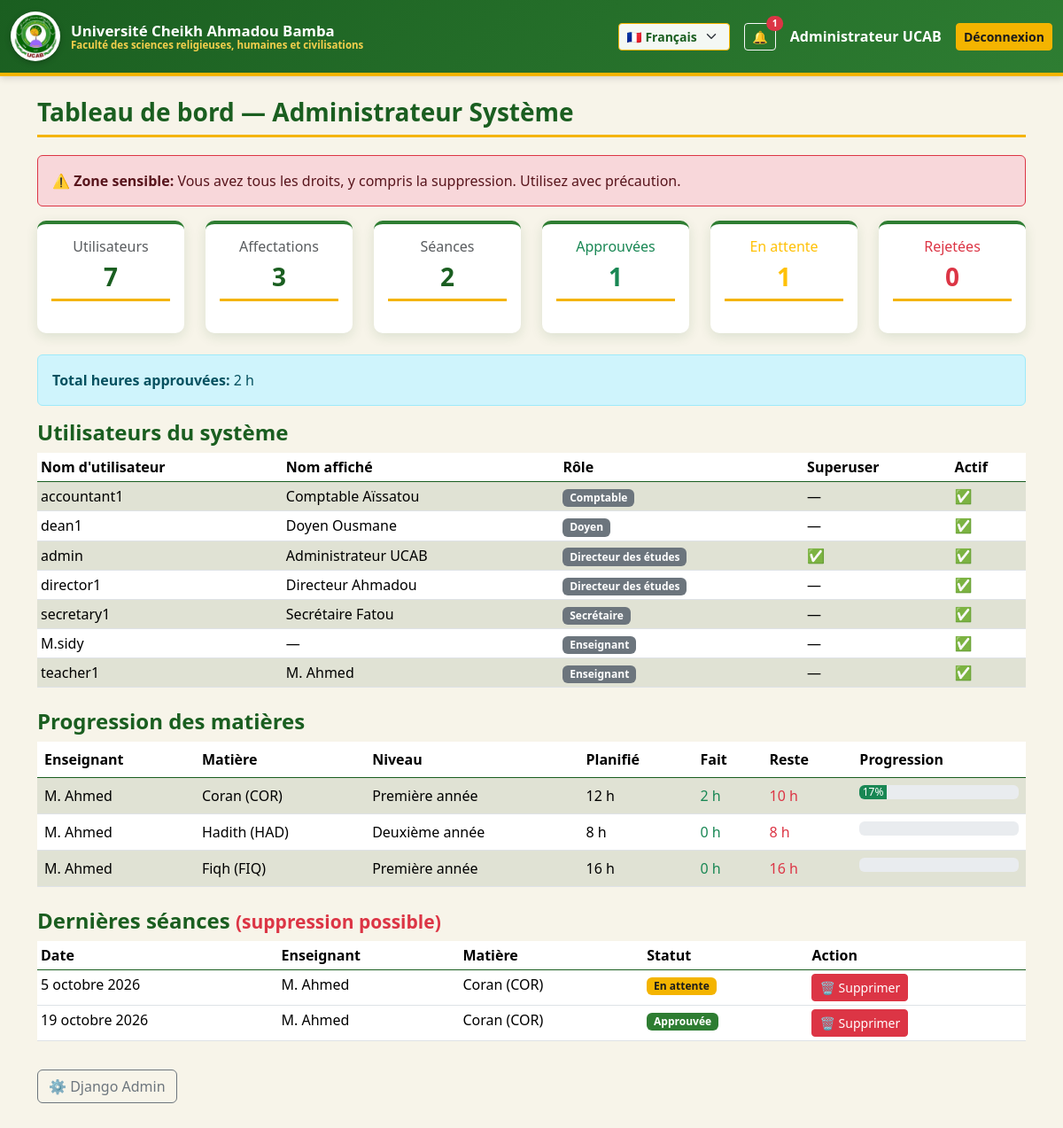
Screenshot of /admin-panel/ (signed in) with the database file from the repository.
### accounts/models.py (models this page shows, shortened)
class User(AbstractUser):
    class Role(models.TextChoices):
        TEACHER    = "teacher",    _("Enseignant")
        SECRETARY  = "secretary",  _("Secrétaire")
        DIRECTOR   = "director",   _("Directeur des études")
        DEAN       = "dean",       _("Doyen")
        ACCOUNTANT = "accountant", _("Comptable")
    role = models.CharField(_("Rôle"), max_length=20,
                            choices=Role.choices, default=Role.TEACHER)
    display_name_fr = models.CharField(_("Nom en français"), max_length=150, blank=True)
    display_name_ar = models.CharField(_("الاسم بالعربية"), max_length=150, blank=True)
    class Meta:
        verbose_name = _("Utilisateur")
        verbose_name_plural = _("Utilisateurs")
    def __str__(self):
        return self.display_name_fr or self.get_full_name() or self.username

### academics/models.py (models this page shows, shortened)
class TeachingAssignment(models.Model):
    class Weekday(models.IntegerChoices):
        MONDAY    = 0, _("Lundi")
        TUESDAY   = 1, _("Mardi")
        WEDNESDAY = 2, _("Mercredi")
        THURSDAY  = 3, _("Jeudi")
        FRIDAY    = 4, _("Vendredi")
        SATURDAY  = 5, _("Samedi")
    teacher = models.ForeignKey(
        settings.AUTH_USER_MODEL, on_delete=models.PROTECT,
        limit_choices_to={"role": "teacher"},
        related_name="assignments", verbose_name=_("Enseignant"),
    )
    subject = models.ForeignKey(Subject, on_delete=models.PROTECT, verbose_name=_("Matière"))
    level   = models.ForeignKey(Level,   on_delete=models.PROTECT, verbose_name=_("Niveau"))
    weekday = models.PositiveSmallIntegerField(_("Jour"), choices=Weekday.choices)
    start_time = models.TimeField(_("Heure de début"))
    duration_hours = models.PositiveSmallIntegerField(_("Durée (heures)"), default=2)
    planned_sessions = models.PositiveIntegerField(
        _("Nombre de séances prévues"), default=0,
        help_text=_("Nombre total de séances prévues pour cette matière."),
    )
    created_by = models.ForeignKey(
        settings.AUTH_USER_MODEL, on_delete=models.SET_NULL,
        null=True, blank=True, related_name="created_assignments",
        verbose_name=_("Créé par"),
    )
    created_at = models.DateTimeField(auto_now_add=True)
    class Meta:
        verbose_name = _("Affectation")
        verbose_name_plural = _("Affectations")
        constraints = [
            models.UniqueConstraint(
                fields=["teacher", "subject", "level", "weekday", "start_time"],
                name="uniq_assignment_slot",
            )
        ]
    @property
    def planned_hours(self):
        return self.planned_sessions * self.duration_hours
    @property
    def completed_sessions(self):
        return self.sessions.filter(status=Session.Status.APPROVED).count()
    @property
    def completed_hours(self):
        return self.completed_sessions * self.duration_hours
    @property
    def remaining_hours(self):
        return max(0, self.planned_hours - self.completed_hours)
    @property
    def progress_percent(self):
        if self.planned_sessions == 0:
            return 0
        return round(100 * self.completed_sessions / self.planned_sessions)

class Subject(models.Model):
    name_fr = models.CharField(_("Nom (français)"), max_length=150)
    name_ar = models.CharField(_("الاسم بالعربية"), max_length=150)
    code    = models.CharField(_("Code"), max_length=20, unique=True)
    class Meta:
        verbose_name = _("Matière")
        verbose_name_plural = _("Matières")
    def __str__(self):
        return f"{self.name_fr} ({self.code})"

class Level(models.Model):
    name_fr = models.CharField(_("Nom (français)"), max_length=100, unique=True)
    name_ar = models.CharField(_("الاسم بالعربية"), max_length=100, unique=True)
    order   = models.PositiveIntegerField(_("Ordre"), default=0)
    class Meta:
        ordering = ["order", "name_fr"]
        verbose_name = _("Niveau")
        verbose_name_plural = _("Niveaux")
    def __str__(self):
        return self.name_fr

class Session(models.Model):
    class Status(models.TextChoices):
        DRAFT     = "draft",     _("Brouillon")
        SUBMITTED = "submitted", _("En attente de validation")
        APPROVED  = "approved",  _("Approuvée")
        REJECTED  = "rejected",  _("Rejetée")
    assignment = models.ForeignKey(
        TeachingAssignment, on_delete=models.PROTECT,
        related_name="sessions", verbose_name=_("Affectation"),
    )
    date  = models.DateField(_("Date de la séance"), default=timezone.localdate)
    topic = models.CharField(_("Sujet étudié"), max_length=255)
    notes = models.TextField(_("Remarques"), blank=True)
    teacher = models.ForeignKey(settings.AUTH_USER_MODEL, on_delete=models.PROTECT,
                                related_name="sessions")
    subject = models.ForeignKey(Subject, on_delete=models.PROTECT, related_name="sessions")
    level   = models.ForeignKey(Level,   on_delete=models.PROTECT, related_name="sessions")
    weekday = models.PositiveSmallIntegerField(_("Jour"))
    start_time = models.TimeField(_("Heure de début"))
    duration_hours = models.PositiveSmallIntegerField(_("Heures"), default=2)
    status = models.CharField(
        _("Statut"), max_length=20,
        choices=Status.choices, default=Status.DRAFT,
    )
    submitted_at = models.DateTimeField(_("Envoyée à"), null=True, blank=True)
    reviewed_at  = models.DateTimeField(_("Révisée à"), null=True, blank=True)
    reviewed_by  = models.ForeignKey(
        settings.AUTH_USER_MODEL, on_delete=models.SET_NULL,
        null=True, blank=True, related_name="reviewed_sessions",
        verbose_name=_("Révisée par"),
    )
    rejection_reason = models.TextField(_("Motif de rejet"), blank=True)
    created_at = models.DateTimeField(auto_now_add=True)
    updated_at = models.DateTimeField(auto_now=True)
    last_edited_by = models.ForeignKey(
        settings.AUTH_USER_MODEL, on_delete=models.SET_NULL,
        null=True, blank=True, related_name="edited_sessions",
        verbose_name=_("Dernière modification par"),
    )
    locked_at  = models.DateTimeField(_("Verrouillé à"), null=True, blank=True)
    class Meta:
        ordering = ["-date", "-start_time"]
        verbose_name = _("Séance")
        verbose_name_plural = _("Séances")
        indexes = [
            models.Index(fields=["teacher", "date"]),
            models.Index(fields=["level", "date"]),
            models.Index(fields=["status"]),
        ]

### academics/views.py (the view)
# urls.py: path("admin-panel/", views.admin_dashboard, name="admin_dashboard"),
@login_required
def admin_dashboard(request):
    if not request.user.is_superuser:
        raise PermissionDenied(_("Page réservée à l'administrateur système."))
    from django.contrib.auth import get_user_model
    User = get_user_model()
    total_users = User.objects.count()
    total_assignments = TeachingAssignment.objects.count()
    total_sessions = Session.objects.count()
    total_approved = Session.objects.filter(status=Session.Status.APPROVED).count()
    total_pending = Session.objects.filter(status=Session.Status.SUBMITTED).count()
    total_rejected = Session.objects.filter(status=Session.Status.REJECTED).count()
    total_hours = (Session.objects
                   .filter(status=Session.Status.APPROVED)
                   .aggregate(total=Sum("duration_hours"))["total"] or 0)
    assignments_progress = []
    for a in TeachingAssignment.objects.select_related("teacher", "subject", "level"):
        assignments_progress.append({
            "assignment": a,
            "planned": a.planned_hours,
            "done": a.completed_hours,
            "remaining": a.remaining_hours,
            "percent": a.progress_percent,
        })
    recent = (Session.objects
              .select_related("teacher", "subject", "level")
              .order_by("-created_at")[:20])
    users_list = User.objects.all().order_by("role", "username")
    return render(request, "academics/admin_dashboard.html", {
        "total_users": total_users,
        "total_assignments": total_assignments,
        "total_sessions": total_sessions,
        "total_approved": total_approved,
        "total_pending": total_pending,
        "total_rejected": total_rejected,
        "total_hours": total_hours,
        "assignments_progress": assignments_progress,
        "recent": recent,
        "users_list": users_list,
    })

### templates/academics/admin_dashboard.html (shortened to what this page needs)
{% extends "base.html" %}
{% load i18n %}
{% block content %}
<h3>{% trans "Tableau de bord — Administrateur Système" %}</h3>
<div class="alert alert-danger">
  <strong>⚠️ {% trans "Zone sensible" %}:</strong>
  {% trans "Vous avez tous les droits, y compris la suppression. Utilisez avec précaution." %}
</div>
<div class="row mb-4">
  <div class="col-md-2"><div class="card text-center"><div class="card-body">
    <h6 class="text-muted">{% trans "Utilisateurs" %}</h6>
    <h3>{{ total_users }}</h3>
  </div></div></div>
  <div class="col-md-2"><div class="card text-center"><div class="card-body">
    <h6 class="text-muted">{% trans "Affectations" %}</h6>
    <h3>{{ total_assignments }}</h3>
  </div></div></div>
  <div class="col-md-2"><div class="card text-center"><div class="card-body">
    <h6 class="text-muted">{% trans "Séances" %}</h6>
    <h3>{{ total_sessions }}</h3>
  </div></div></div>
  <div class="col-md-2"><div class="card text-center"><div class="card-body">
    <h6 class="text-success">{% trans "Approuvées" %}</h6>
    <h3 class="text-success">{{ total_approved }}</h3>
  </div></div></div>
  <div class="col-md-2"><div class="card text-center"><div class="card-body">
    <h6 class="text-warning">{% trans "En attente" %}</h6>
    <h3 class="text-warning">{{ total_pending }}</h3>
  </div></div></div>
  <div class="col-md-2"><div class="card text-center"><div class="card-body">
    <h6 class="text-danger">{% trans "Rejetées" %}</h6>
    <h3 class="text-danger">{{ total_rejected }}</h3>
  </div></div></div>
</div>
<div class="alert alert-info">
  <strong>{% trans "Total heures approuvées" %}:</strong> {{ total_hours }} h
</div>
<h4>{% trans "Utilisateurs du système" %}</h4>
<table class="table table-sm table-striped">
  <thead><tr>
    <th>{% trans "Nom d'utilisateur" %}</th>
    <th>{% trans "Nom affiché" %}</th>
    <th>{% trans "Rôle" %}</th>
    <th>{% trans "Superuser" %}</th>
    <th>{% trans "Actif" %}</th>
  </tr></thead>
  <tbody>
    {% for u in users_list %}
      <tr>
        <td>{{ u.username }}</td>
        <td>{{ u.display_name_fr|default:"—" }}</td>
        <td><span class="badge bg-secondary">{{ u.get_role_display }}</span></td>
        <td>{% if u.is_superuser %}✅{% else %}—{% endif %}</td>
        <td>{% if u.is_active %}✅{% else %}❌{% endif %}</td>
      </tr>
    {% endfor %}
  </tbody>
</table>
<h4 class="mt-4">{% trans "Progression des matières" %}</h4>
<table class="table table-striped">
  <thead><tr>
    <th>{% trans "Enseignant" %}</th><th>{% trans "Matière" %}</th>
    <th>{% trans "Niveau" %}</th><th>{% trans "Planifié" %}</th>
    <th>{% trans "Fait" %}</th><th>{% trans "Reste" %}</th><th>{% trans "Progression" %}</th>
  </tr></thead>
  <tbody>
    {% for p in assignments_progress %}
      <tr>
        <td>{{ p.assignment.teacher }}</td>
        <td>{{ p.assignment.subject }}</td>
        <td>{{ p.assignment.level }}</td>
        <td>{{ p.planned }} h</td>
        <td class="text-success">{{ p.done }} h</td>
        <td class="text-danger">{{ p.remaining }} h</td>
        <td>
          <div class="progress" style="min-width:100px">
            <div class="progress-bar bg-success" style="width: {{ p.percent }}%">
              {{ p.percent }}%
            </div>
          </div>
        </td>
      </tr>
    {% endfor %}
  </tbody>
</table>
<h4 class="mt-4">{% trans "Dernières séances" %} <small class="text-danger">({% trans "suppression possible" %})</small></h4>
<table class="table table-sm">
  <thead><tr>
    <th>{% trans "Date" %}</th><th>{% trans "Enseignant" %}</th>
    <th>{% trans "Matière" %}</th><th>{% trans "Statut" %}</th>
    <th>{% trans "Action" %}</th>
  </tr></thead>
  <tbody>
    {% for s in recent %}
      <tr>
        <td>{{ s.date }}</td>
        <td>{{ s.teacher }}</td>
        <td>{{ s.subject }}</td>
        <td>
          {% if s.status == "draft" %}<span class="badge bg-secondary">Brouillon</span>
          {% elif s.status == "submitted" %}<span class="badge bg-warning text-dark">En attente</span>
          {% elif s.status == "approved" %}<span class="badge bg-success">Approuvée</span>
          {% elif s.status == "rejected" %}<span class="badge bg-danger">Rejetée</span>
          {% endif %}
        </td>
        <td>
          <form method="post" action="{% url 'academics:admin_session_delete' s.pk %}"
                onsubmit="return confirm('{% trans "Confirmer la suppression définitive ?" %}');">
            <button class="btn btn-sm btn-danger">🗑️ {% trans "Supprimer" %}</button>
          </form>
        </td>
      </tr>
    {% empty %}
      <tr><td colspan="5">{% trans "Aucune séance." %}</td></tr>
    {% endfor %}
  </tbody>
</table>
<a href="/admin/" class="btn btn-outline-secondary mt-3">
  ⚙️ {% trans "Django Admin" %}
</a>
{% endblock %}

### templates/base.html (shortened to what this page needs)
{% load i18n static %}
{% get_current_language as LANG %}
<!doctype html>
<html lang="{{ LANG }}" dir="{% if LANG == 'ar' %}rtl{% else %}ltr{% endif %}">
<head>
  {% if LANG == 'ar' %}
    <link href="https://cdn.jsdelivr.net/npm/bootstrap@5.3.3/dist/css/bootstrap.rtl.min.css" rel="stylesheet">
  {% else %}
    <link href="https://cdn.jsdelivr.net/npm/bootstrap@5.3.3/dist/css/bootstrap.min.css" rel="stylesheet">
  {% endif %}
  <link href="{% static 'css/style.css' %}" rel="stylesheet">
</head>
<body>
<nav class="navbar navbar-expand-lg navbar-ucab mb-4">
  <div class="container-fluid">
    <a class="navbar-brand" href="{% url 'academics:dashboard' %}">
      <img src="{% static 'img/logo.png' %}" alt="UCAB">
      <div class="brand-text">
        <span class="uni-name">{% trans "Université Cheikh Ahmadou Bamba" %}</span>
        <span class="fac-name">{% trans "Faculté des sciences religieuses, humaines et civilisations" %}</span>
      </div>
    </a>
    <div class="ms-auto d-flex align-items-center gap-3">
      <form action="{% url 'set_language' %}" method="post" class="lang-switcher">
        <select name="language" class="form-select form-select-sm" onchange="this.form.submit()">
          <option value="fr" {% if LANG == 'fr' %}selected{% endif %}>🇫🇷 Français</option>
        </select>
      </form>
      {% if user.is_authenticated %}
        <a href="{% url 'academics:notifications_list' %}" class="btn btn-sm btn-outline-light position-relative">
          🔔
          {% if unread_count %}
            <span class="position-absolute top-0 start-100 translate-middle badge rounded-pill bg-danger">
              {{ unread_count }}
            </span>
          {% endif %}
        </a>
        <span class="text-white fw-semibold">{{ user }}</span>
        <a class="btn btn-sm btn-warning" href="{% url 'accounts:logout' %}">
          {% trans "Déconnexion" %}
        </a>
      {% endif %}
    </div>
  </div>
</nav>
<div class="container">
  {% block content %}{% endblock %}
</div>
</body>
</html>

### rows the page displays
User: display_name_fr "Administrateur UCAB", username "admin", role "Directeur des études"
User: username "accountant1", display_name_fr "Comptable Aïssatou", role "Comptable"
User: username "dean1", display_name_fr "Doyen Ousmane", role "Doyen"
User: username "director1", display_name_fr "Directeur Ahmadou", role "Directeur des études"
User: username "secretary1", display_name_fr "Secrétaire Fatou", role "Secrétaire"
User: username "M.sidy", display_name_fr "—", role "Enseignant"
User: username "teacher1", display_name_fr "M. Ahmed", role "Enseignant"
TeachingAssignment: assignment.teacher "M. Ahmed", assignment.subject "Coran (COR)", assignment.level "Première année", planned "12", done "2", remaining "10", percent "17"
TeachingAssignment: assignment.teacher "M. Ahmed", assignment.subject "Hadith (HAD)", assignment.level "Deuxième année", planned "8", done "0", remaining "8"
TeachingAssignment: assignment.teacher "M. Ahmed", assignment.subject "Fiqh (FIQ)", assignment.level "Première année", planned "16", done "0", remaining "16"
Session: date "5 octobre 2026", teacher "M. Ahmed", subject "Coran (COR)", status "En attente"
Session: date "19 octobre 2026", teacher "M. Ahmed", subject "Coran (COR)", status "Approuvée"

### other values shown
{{ unread_count }} "1"
{{ total_users }} "7"
{{ total_assignments }} "3"
{{ total_sessions }} "2"
{{ total_approved }} "1"
{{ total_pending }} "1"
{{ total_rejected }} "0"
{{ total_hours }} "2"
